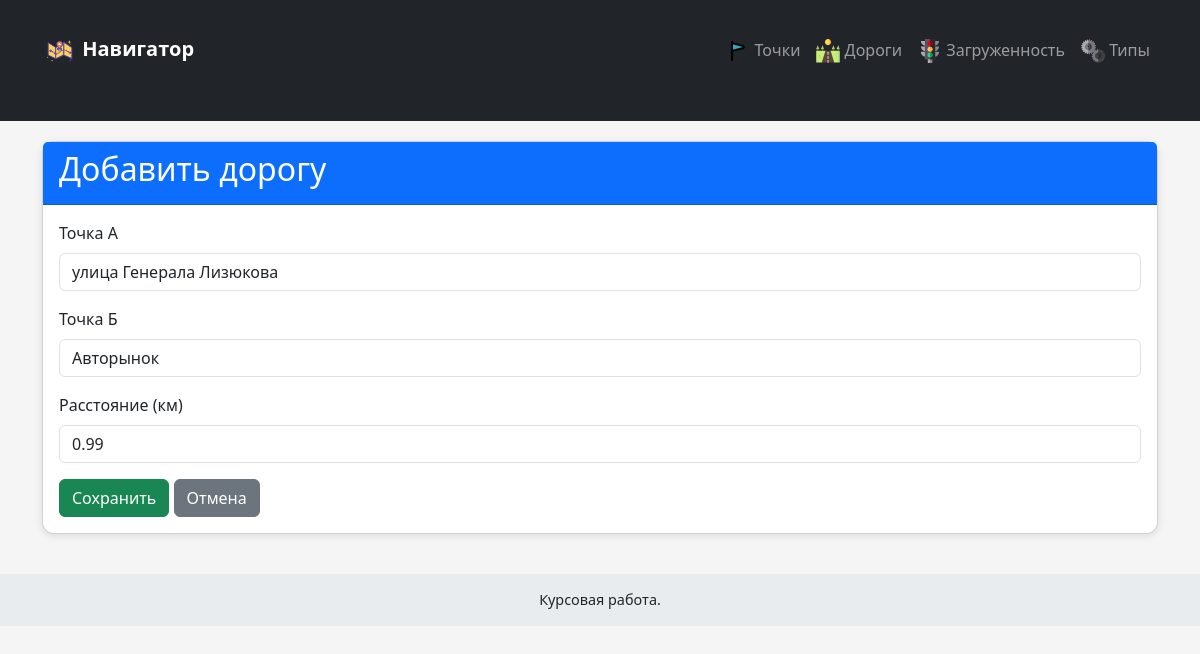
Screenshot of /roads/49/update/ with the database file from the repository.
### traffic/models.py (models this page shows, shortened)
class RoadSegment(models.Model):
    point_a = models.ForeignKey(Location, on_delete=models.CASCADE, related_name='road_segment_start', verbose_name="Точка А")
    point_b = models.ForeignKey(Location, on_delete=models.CASCADE, related_name='road_segment_end', verbose_name="Точка B")
    distance_km = models.FloatField(verbose_name="Расстояние (км)")
    class Meta:
        verbose_name = 'Отрезок пути'
        verbose_name_plural = 'Отрезки пути'
        unique_together = ('point_a', 'point_b')

### traffic/views.py (the view, shortened to what this page needs)
    def handler(request, pk=None):
        if (pk is not None and request.path.endswith('/update/')) or request.path.endswith('/create/'):
            is_update = pk is not None and request.path.endswith('/update/')
            obj = get_object_or_404(model, pk=pk) if is_update else None
            if request.method == 'POST':
                form = form_class(request.POST, instance=obj)
                if form.is_valid():
                    saved_obj = form.save()
                    if is_update:
                        return redirect(f'{template_base}_detail', pk=saved_obj.pk)
                    else:
                        return redirect(f'{template_base}s')
                return render(request, f'traffic/create_{template_base}.html', {
                    'form': form,
                    template_base: obj,
                    'error': 'Форма была неверной',
                })
            else:
                form = form_class(instance=obj)
                return render(request, f'traffic/create_{template_base}.html', {
                    'form': form,
                    template_base: obj,
                })

### traffic/forms.py
class RoadSegmentForm(ModelForm):
    class Meta:
        model = RoadSegment
        fields = '__all__'
        widgets = {
            'point_a': forms.Select(attrs={'class': 'form-control', 'placeholder': 'Точка А'}),
            'point_b': forms.Select(attrs={'class': 'form-control', 'placeholder': 'Точка B'}),
            'distance_km': NumberInput(attrs={'class': 'form-control', 'placeholder': 'Расстояние в км'})
        }

### traffic/models.py (called while the page is built)
    def __str__(self):
        return self.name

### traffic/templates/traffic/create_road.html (shortened to what this page needs)
{% extends 'traffic/layout.html' %}
{% block content %}
<div class="card">
    <div class="card-header bg-primary text-white">
        <h2>Добавить дорогу</h2>
    </div>
    <div class="card-body">
        <form method="post">
            <div class="mb-3">
                <label class="form-label">Точка А</label>
                {{ form.point_a }}
            </div>
            <div class="mb-3">
                <label class="form-label">Точка Б</label>
                {{ form.point_b }}
            </div>
            <div class="mb-3">
                <label class="form-label">Расстояние (км)</label>
                {{ form.distance_km }}
            </div>
            <button type="submit" class="btn btn-success">Сохранить</button>
            <a href="{% url 'roads' %}" class="btn btn-secondary">Отмена</a>
        </form>
    </div>
</div>
{% endblock %}

### traffic/templates/traffic/layout.html (style rules this page uses)
body { background-color: #f5f5f5; }
.card { margin-top: 20px; border-radius: 12px; box-shadow: 0 2px 8px rgba(0,0,0,0.1); }

### rows the page displays
RoadSegment: point_a "улица Генерала Лизюкова", point_b "Авторынок", distance_km "0.99"
